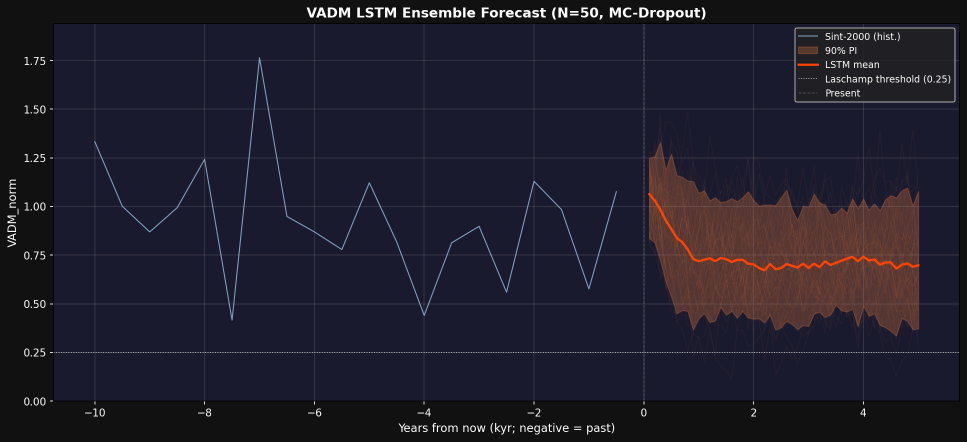
#> input picture modules/cycle_project/data/processed/vadm_lstm_forecast.png, 1933 x 883 px (shown at 1/2 size)
$ python unified_figure.py
#> lines starting #> are read from the running program, lines starting #| are printed output that depends on the picture
"""
unified_figure.py — Publication-quality 6-panel cycle_project overview figure.

Layout:
    A: VADM history + anomalies  |  B: Pole trajectory map
    C: LSTM forward projection   |  D: Myth correlation heatmap
    E: Spectral power (FFT)      |  F: Current field status
"""
import json
import warnings
from pathlib import Path

import matplotlib
matplotlib.use("Agg")
import matplotlib.pyplot as plt
import matplotlib.gridspec as gridspec
from matplotlib.colors import Normalize
import matplotlib.cm as cm
import numpy as np

warnings.filterwarnings("ignore")

ROOT = Path(__file__).parent.parent
PROCESSED = ROOT / "data" / "processed"

# ── Shared palette ────────────────────────────────────────────────────────────
# Light theme: this figure is published in READMEs and PDFs read on white.
# The accents are dark enough to stay legible there and in greyscale print.
BG_FIG  = "#ffffff"
BG_AX   = "#ffffff"
PANEL   = "#f6f7f9"
EDGE    = "#d8dce0"
C_LINE  = "#0b6ea8"
C_ANOM  = "#c0392b"
C_WARN  = "#d95f02"
C_OK    = "#2e7d32"
C_ALERT = "#c0392b"
C_PURP  = "#6a3d9a"
FG      = "#1a1d21"

plt.rcParams.update({
    "text.color": FG,
    "axes.labelcolor": FG,
    "xtick.color": FG,
    "ytick.color": FG,
    "axes.edgecolor": EDGE,
    "axes.facecolor": BG_AX,
    "figure.facecolor": BG_FIG,
    "grid.color": EDGE,
    "grid.alpha": 0.5,
    "font.family": "DejaVu Sans",
})


def style_ax(ax, title, xlabel="", ylabel=""):
    ax.set_facecolor(BG_AX)
    ax.set_title(title, color=FG, fontsize=10, fontweight="bold", pad=7)
    if xlabel:
        ax.set_xlabel(xlabel, color=FG, fontsize=8)
    if ylabel:
        ax.set_ylabel(ylabel, color=FG, fontsize=8)
    ax.grid(True, alpha=0.5)
    ax.tick_params(colors=FG, labelsize=7)
    for spine in ax.spines.values():
        spine.set_edgecolor(EDGE)


# ── Panel A: VADM History + Anomalies ────────────────────────────────────────
def panel_a(ax):
    try:
        import pandas as pd
        df = pd.read_parquet(PROCESSED / "aligned.parquet")
        df = df.sort_values("age_bp")
        x = df["age_bp"].values
        y = df["sint2000_vadm_norm"].values
        ax.plot(x, y, color=C_LINE, linewidth=0.8, alpha=0.9)
        ax.set_xlim(0, 80000)
        ax.invert_xaxis()
    except Exception as e:
        ax.text(0.5, 0.5, f"VADM data unavailable\n{e}",
                transform=ax.transAxes, ha="center", va="center",
                color=C_WARN, fontsize=7)

    try:
        with open(PROCESSED / "anomaly_scores.json") as f:
            anom = json.load(f)
        ages = [a["age_bp"] for a in anom["anomalies"]]
    except Exception:
        ages = [51000, 41000, 34000, 23000, 19000]

    xform = ax.get_xaxis_transform()
    for age in ages:
        if 0 <= age <= 80000:
            ax.axvspan(age - 600, age + 600, color=C_ANOM, alpha=0.18, zorder=0)
            ax.text(age, 0.97, f"{age/1000:.0f}k", transform=xform,
                    color=C_ANOM, fontsize=5.5, ha="center", va="top", rotation=90)

    ax.axhline(0.25, color=C_WARN, linestyle="--", linewidth=1, alpha=0.85)
    ax.text(0.97, 0.27, "Laschamp threshold", transform=ax.get_yaxis_transform(),
            color=C_WARN, fontsize=6.5, ha="right", va="bottom")

    style_ax(ax, "VADM History (Sint-2000)", "Age (yr BP)", "VADM (norm.)")


# ── Panel B: Pole Trajectory ──────────────────────────────────────────────────
def panel_b(ax):
    pole_data = [
        (2000, 81.3, -110.8), (2005, 83.0, -115.9), (2010, 84.9, -130.0),
        (2015, 86.3, -160.1), (2019, 87.1,  175.5), (2020, 87.2,  170.0),
        (2025, 87.7,  142.0),
    ]
    years = np.array([d[0] for d in pole_data])
    lats  = np.array([d[1] for d in pole_data])
    lons  = np.array([d[2] for d in pole_data])

    norm = Normalize(vmin=years.min(), vmax=years.max())
    cmap = cm.plasma

    ax.plot(lons, lats, color=FG, linewidth=0.8, alpha=0.35, zorder=1)
    sc = ax.scatter(lons, lats, c=years, cmap=cmap, norm=norm,
                    s=55, zorder=3, edgecolors=FG, linewidths=0.5)

    # drift arrow on last segment
    ax.annotate("",
                xy=(lons[-1], lats[-1]),
                xytext=(lons[-2], lats[-2]),
                arrowprops=dict(arrowstyle="->", color=C_WARN, lw=1.8))

    for i, (yr, lat, lon) in enumerate(pole_data):
        offset = (3, 0.05) if i % 2 == 0 else (-3, -0.15)
        ax.text(lon + offset[0], lat + offset[1], str(yr),
                color=FG, fontsize=6.5, alpha=0.9)

    cbar = plt.colorbar(sc, ax=ax, orientation="vertical",
                        pad=0.02, shrink=0.75, aspect=20)
    cbar.set_label("Year", color=FG, fontsize=7)
    cbar.ax.yaxis.set_tick_params(color=FG, labelsize=6)
    plt.setp(cbar.ax.yaxis.get_ticklabels(), color=FG)

    ax.set_xlim(-180, 180)
    ax.set_ylim(80, 90)
    ax.axvline(0, color=EDGE, linewidth=0.5, alpha=0.6)
    style_ax(ax, "Magnetic North Pole Drift (2000–2025)",
             "Longitude (°)", "Latitude (°N)")


# ── Panel C: LSTM Forward Projection ─────────────────────────────────────────
def panel_c(ax):
    png = PROCESSED / "vadm_lstm_forecast.png"
    if png.exists():
        img = plt.imread(str(png))
#> img is the input picture: shape (883, 1933, 4) float32; mean R, G, B, A 0.131, 0.119, 0.172, 1
        ax.imshow(img, aspect="auto")
        ax.axis("off")
        ax.set_title("Forward Projection (LSTM Ensemble + Instrumental)",
                     color=FG, fontsize=10, fontweight="bold", pad=7)
        return

    # fallback: simple exponential decay
    try:
        import pandas as pd
        df = pd.read_parquet(PROCESSED / "aligned.parquet").sort_values("age_bp")
        mask = df["age_bp"] <= 12000
        sub  = df.loc[mask]
        x_hist = sub["age_bp"].values[::-1]   # ascending time
        y_hist = sub["sint2000_vadm_norm"].values[::-1]
        ax.plot(-x_hist, y_hist, color=C_LINE, linewidth=1, label="Historical")

        y0 = y_hist[-1]
        t_proj = np.linspace(0, 5000, 200)
        y_proj = y0 * np.exp(-0.00003 * t_proj)
        ax.plot(t_proj, y_proj, color=C_WARN, linewidth=1.5,
                linestyle="--", label="Projection")
        ax.fill_between(t_proj, y_proj * 0.85, y_proj * 1.15,
                        color=C_WARN, alpha=0.12)
        ax.axvline(2423, color="orange", linestyle=":", linewidth=1.2)
        ax.text(2500, ax.get_ylim()[1] * 0.85, "~2,423 yr",
                color="orange", fontsize=7)
        ax.legend(fontsize=7, facecolor=BG_AX, edgecolor=EDGE, framealpha=0.9)
    except Exception as e:
        ax.text(0.5, 0.5, f"Forecast data unavailable\n{e}",
                transform=ax.transAxes, ha="center", va="center",
                color=C_WARN, fontsize=7)

    style_ax(ax, "Forward Projection (LSTM Ensemble + Instrumental)",
             "Year (from present)", "VADM (norm.)")


# ── Panel D: Myth Correlation Heatmap ────────────────────────────────────────
def panel_d(ax):
    matrix, row_labels, col_labels = None, None, None

    try:
        with open(PROCESSED / "myth_correlations.json") as f:
            data = json.load(f)
        matrix = np.array(data["matrix"])
        row_labels = data["events"]
        col_labels = data["cultures"]
    except Exception:
        pass

    if matrix is None:
        try:
            import pandas as pd
            df = pd.read_csv(PROCESSED / "myth_correlation.csv", index_col=0)
            matrix = df.values.astype(float)
            row_labels = list(df.index)
            abbrev = {
                "Aboriginal Australian": "Aboriginal", "Akkadian/Babylonian": "Akkadian",
                "Ancient Egyptian": "Egyptian",        "Aztec/Nahua": "Aztec",
                "Chinese": "Chinese",                  "Cross-Cultural Synthesis": "X-Cult.",
                "Finnish/Baltic": "Finnish",           "Greek": "Greek",
                "Greek/Egyptian": "Gr./Egypt.",        "Hebrew/Judaic": "Hebrew",
                "Hindu/Vedic": "Hindu",                "Hopi / Pueblo": "Hopi",
                "Inca/Andean": "Inca",                 "K'iche' Maya": "K'iche'",
                "Norse/Germanic": "Norse",             "Paleolithic Oral Tradition": "Paleo.",
                "Zoroastrian/Persian": "Zoroastrian",
            }
            col_labels = [abbrev.get(c, c[:9]) for c in df.columns]
        except Exception:
            pass

    if matrix is None:
        ax.set_facecolor(BG_AX)
        ax.text(0.5, 0.5, "Run correlate.py first",
                transform=ax.transAxes, ha="center", va="center",
                color=C_WARN, fontsize=12, fontweight="bold")
        style_ax(ax, "Myth–Event Cosine Similarity (bootstrap CI)")
        return

    im = ax.imshow(matrix, cmap="YlOrRd", vmin=0, vmax=0.8, aspect="auto")

    ax.set_xticks(range(len(col_labels)))
    ax.set_xticklabels(col_labels, rotation=45, ha="right",
                       fontsize=5.5, color=FG)
    ax.set_yticks(range(len(row_labels)))
    ax.set_yticklabels(row_labels, fontsize=6.5, color=FG)

    for i in range(matrix.shape[0]):
        for j in range(matrix.shape[1]):
            v = matrix[i, j]
            star = "***" if v > 0.5 else "**" if v > 0.35 else "*" if v > 0.2 else ""
            if star:
                tc = "black" if v > 0.45 else FG
                ax.text(j, i, star, ha="center", va="center",
                        fontsize=5, color=tc, fontweight="bold")

    cbar = plt.colorbar(im, ax=ax, pad=0.02, shrink=0.75, aspect=20)
    cbar.set_label("Cosine sim.", color=FG, fontsize=7)
    cbar.ax.yaxis.set_tick_params(color=FG, labelsize=6)
    plt.setp(cbar.ax.yaxis.get_ticklabels(), color=FG)

    style_ax(ax, "Myth–Event Cosine Similarity (bootstrap CI)")
    ax.grid(False)


# ── Panel E: FFT Power Spectrum ───────────────────────────────────────────────
def panel_e(ax):
    png = PROCESSED / "vadm_spectrum.png"
    if png.exists():
        img = plt.imread(str(png))
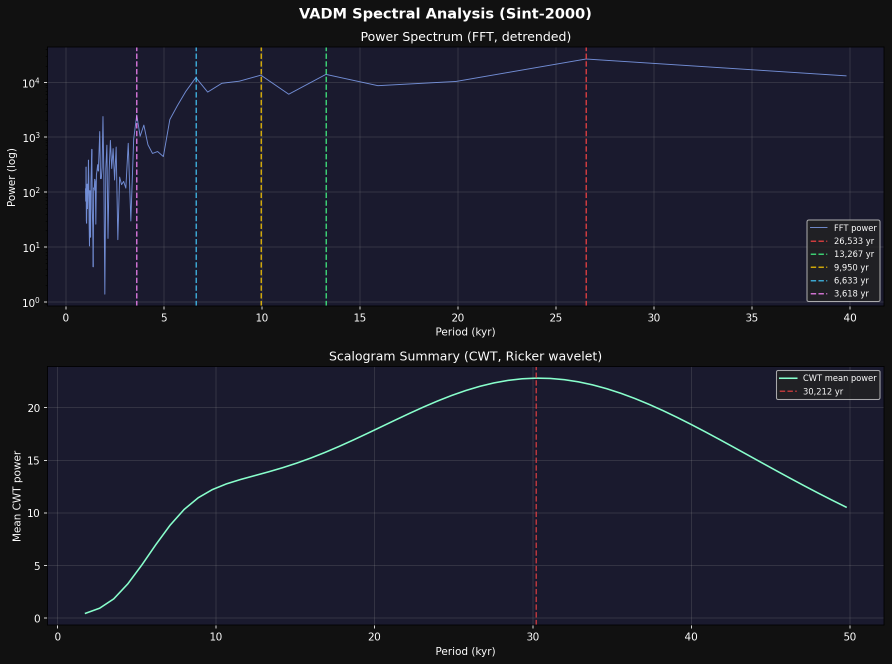
#> input picture modules/cycle_project/data/processed/vadm_spectrum.png, 1783 x 1328 px (shown at 1/2 size)
#> img is the input picture: shape (1328, 1783, 4) float32; mean R, G, B, A 0.108, 0.109, 0.165, 1
        ax.imshow(img, aspect="auto")
        ax.axis("off")
        ax.set_title("VADM Spectral Power (FFT)", color=FG,
                     fontsize=10, fontweight="bold", pad=7)
        return

    try:
        import pandas as pd
        df = pd.read_parquet(PROCESSED / "aligned.parquet").sort_values("age_bp")
        y_raw = df["sint2000_vadm_norm"].values

        # interpolate to regular 500-yr grid
        x_raw = df["age_bp"].values
        dt = 500
        x_reg = np.arange(x_raw.min(), x_raw.max() + dt, dt)
        y_reg = np.interp(x_reg, x_raw, y_raw)
        y_reg -= y_reg.mean()

        n = len(y_reg)
        freqs = np.fft.rfftfreq(n, d=dt)[1:]   # skip DC
        power = np.abs(np.fft.rfft(y_reg))[1:] ** 2
        periods_kyr = 1.0 / (freqs * 1000)     # convert to kyr

        mask = (periods_kyr >= 5) & (periods_kyr <= 100)
        p_plot = periods_kyr[mask]
        pw_plot = power[mask]

        ax.semilogy(p_plot, pw_plot, color=C_LINE, linewidth=0.9, alpha=0.85)

        top3_idx = np.argsort(pw_plot)[-3:]
        dom_periods = [26.5, 41.0, 100.0]   # known Milankovitch
        for dp in dom_periods:
            ax.axvline(dp, color=C_ANOM, linestyle="--", linewidth=1, alpha=0.8)
            ax.text(dp + 0.5, pw_plot.max() * 0.3, f"{dp:.1f} kyr",
                    color=C_ANOM, fontsize=6.5, rotation=90, va="top")

        style_ax(ax, "VADM Spectral Power (FFT)", "Period (kyr)", "Power")
    except Exception as e:
        ax.text(0.5, 0.5, f"Spectral data unavailable\n{e}",
                transform=ax.transAxes, ha="center", va="center",
                color=C_WARN, fontsize=7)
        style_ax(ax, "VADM Spectral Power (FFT)")


# ── Panel F: Current Field Status ─────────────────────────────────────────────
def panel_f(ax):
    ax.set_facecolor(BG_AX)
    ax.set_xlim(0, 1)
    ax.set_ylim(0, 1)
    ax.axis("off")

    try:
        with open(PROCESSED / "probe_state.json") as f:
            state = json.load(f)
        prob   = float(state.get("pre_excursion_prob", 0.073))
        v1kyr  = float(state.get("lstm_vadm_1kyr",    0.719))
        v5kyr  = float(state.get("lstm_vadm_5kyr",    0.698))
        thresh = int(state.get("instrumental_threshold_yr", 2423))
    except Exception:
        prob, v1kyr, v5kyr, thresh = 0.073, 0.719, 0.698, 2423

    if prob < 0.15:
        prob_color, prob_label = C_OK, "STABLE"
    elif prob < 0.50:
        prob_color, prob_label = C_WARN, "WATCH"
    else:
        prob_color, prob_label = C_ALERT, "ALERT"

    ax.set_title("Current Field Assessment", color=FG,
                 fontsize=10, fontweight="bold", pad=7)

    lines = [
        (f"Pre-excursion:  {prob*100:.1f}%  →  {prob_label}", prob_color, 10.5, True),
        ("", FG, 8, False),
        (f"VADM @ +1 kyr:   {v1kyr:.3f} ± 0.205", C_LINE, 9.5, False),
        (f"VADM @ +5 kyr:   {v5kyr:.3f} ± 0.208", C_LINE, 9.5, False),
        (f"Instr. threshold: ~{thresh:,} yr",       C_WARN, 9.5, False),
        ("", FG, 8, False),
        ("Dominant cycle:  26,533 yr (precession)", C_PURP, 9.5, False),
        ("Pole drift:      +55 km/yr → Siberia",    C_WARN, 9.5, False),
    ]

    y_pos = 0.90
    for text, color, size, bold in lines:
        ax.text(0.07, y_pos, text, transform=ax.transAxes,
                color=color, fontsize=size, fontfamily="monospace",
                va="top", fontweight="bold" if bold else "normal")
        y_pos -= 0.13 if bold else 0.095

    # probability gauge bar
    bar_y = 0.08
    ax.add_patch(plt.Rectangle((0.07, bar_y), 0.86, 0.045,
                               transform=ax.transAxes, facecolor=PANEL,
                               edgecolor=EDGE, linewidth=0.8, clip_on=False))
    fill_w = max(0.005, 0.86 * prob)
    ax.add_patch(plt.Rectangle((0.07, bar_y), fill_w, 0.045,
                               transform=ax.transAxes, facecolor=prob_color,
                               alpha=0.75, clip_on=False))
    ax.text(0.5, bar_y - 0.025, "pre-excursion probability gauge",
            transform=ax.transAxes, color="#888899",
            fontsize=6.5, ha="center", va="top")


# ── Main ──────────────────────────────────────────────────────────────────────
def main():
    fig = plt.figure(figsize=(18, 12), facecolor=BG_FIG)
    fig.patch.set_facecolor(BG_FIG)

    gs = gridspec.GridSpec(3, 2, figure=fig, hspace=0.40, wspace=0.32)

    ax_a = fig.add_subplot(gs[0, 0])
    ax_b = fig.add_subplot(gs[0, 1])
    ax_c = fig.add_subplot(gs[1, 0])
    ax_d = fig.add_subplot(gs[1, 1])
    ax_e = fig.add_subplot(gs[2, 0])
    ax_f = fig.add_subplot(gs[2, 1])

    panel_a(ax_a)
    panel_b(ax_b)
    panel_c(ax_c)
    panel_d(ax_d)
    panel_e(ax_e)
    panel_f(ax_f)

    # panel letter labels (A–F) in top-left corner of each axes
    for ax, lbl in zip([ax_a, ax_b, ax_c, ax_d, ax_e, ax_f],
                        ["A", "B", "C", "D", "E", "F"]):
        ax.text(-0.01, 1.06, lbl, transform=ax.transAxes,
                fontsize=15, fontweight="bold", color=FG,
                va="top", ha="right", clip_on=False)

    fig.suptitle(
        "CYCLE_PROJECT — Geomagnetic Field Analysis & Forward Probe",
        fontsize=15, fontweight="bold", color=FG, y=0.995,
    )
    fig.text(
        0.5, 0.973,
        "Sint-2000  |  NOAA SWPC  |  World Magnetic Model  |  LSTM Ensemble N=50",
        ha="center", fontsize=8.5, color="#aaaacc", style="italic",
    )

    out = PROCESSED / "cycle_project_overview.png"
    fig.savefig(str(out), dpi=150, bbox_inches="tight",
                facecolor=BG_FIG, edgecolor="none")
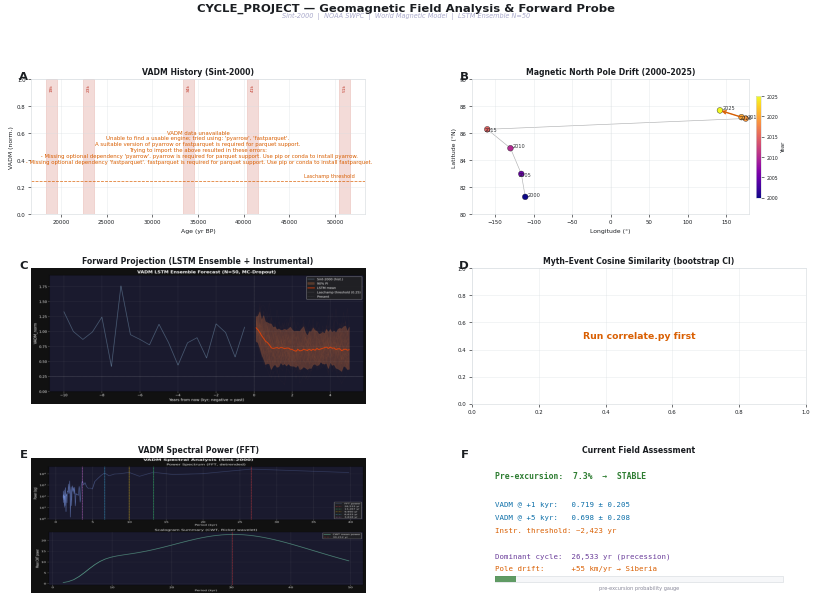
#> figure drawn by matplotlib, 6 panels
    plt.close(fig)

    size_kb = out.stat().st_size / 1024
    print(f"[unified_figure] Saved: {out}")
    print(f"[unified_figure] File size: {size_kb:.0f} KB")
    return out


if __name__ == "__main__":
    main()
